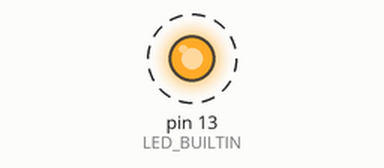
Recording of a sketch running on a simulated Arduino Uno, built with avr-gcc and run on an emulated ATmega328P. On the bench: output pins drawn as LEDs (lit = HIGH). Dashed ring = blinking. What the sketch prints to the serial monitor is not drawn.

Above: at 0.5 s.
Timing chart, 0 to 5.1 s (numbered marks = the images above):
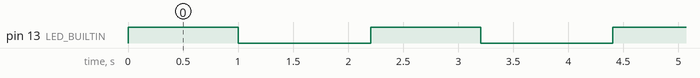

The sketch:

Programming_basics.ino
```cpp
// C++ code

// global variables
// variables

// constants which cannot be modifed in the program once you assign the values these will be marked as read only values
// these constant values can be used in the operations
const int run = 5;

// constant qualifiers
// #define would help in replaceing the values like constants use only if there is a shortage of meomery best
// practice is to use const variables  we also call them constant qualifiers..
#define pi 3.14

// booean
bool check = true;

// int
int myvariable = 5;
// byte<--- should be only used when it doesnot exceed 255 value
byte val = 121;
// char character='a';
char character = val;
// void setup
void setup()
{
    pinMode(LED_BUILTIN, OUTPUT);
    Serial.begin(9600);
    // printing the float values
    float floatval = 3.142;
    Serial.print("the float value is ");
    Serial.println(floatval);
}
// void loop
void loop()
{
    digitalWrite(LED_BUILTIN, HIGH);
    delay(1000); // Wait for 1000 millisecond(s)
    digitalWrite(LED_BUILTIN, LOW);
    delay(1000); // Wait for 1000 millisecond(s)
    // static qualifiers ----->are used to in side the functions where the value should not be reintialized again but also
    // value should not be a global variable
    // int value_loop=0;
    static int value_loop = 0;
    value_loop++;
    Serial.println(value_loop);

    // local variable
    int myvariable_2 = myvariable + 5;
    // 6
    Serial.println(++myvariable); // pre increment we also have post increment
    // 10
    Serial.println(myvariable_2);
    // 5
    Serial.println(--myvariable); // pre decrement we also have pre increment
    // 20
    Serial.println(myvariable_2 * 2);
    // 5
    Serial.println(myvariable_2 / 2);
    // 1
    Serial.println(myvariable_2 % 2);
    // boolean test
    Serial.print("checking the boolean variable  ");
    Serial.println(check);
    // printing the byte data
    Serial.print("priniting the byte variable ");
    Serial.println(val);
    // printing the character
    Serial.print("printing the character is  ");
    Serial.println(character);
    // printing the constant values
    Serial.print("printing the constant vlaue ");
    Serial.println(run);
    Serial.print("going to print the operation using const value ");
    Serial.println(run * 5);
    Serial.print("printing the cirle are using the #define variables ");
    Serial.println(pi * 5 * 5);
}
```

Measured:
- by itself, pin 13 (LED_BUILTIN): alternates HIGH for 1.0 s and LOW for 1.2 s
